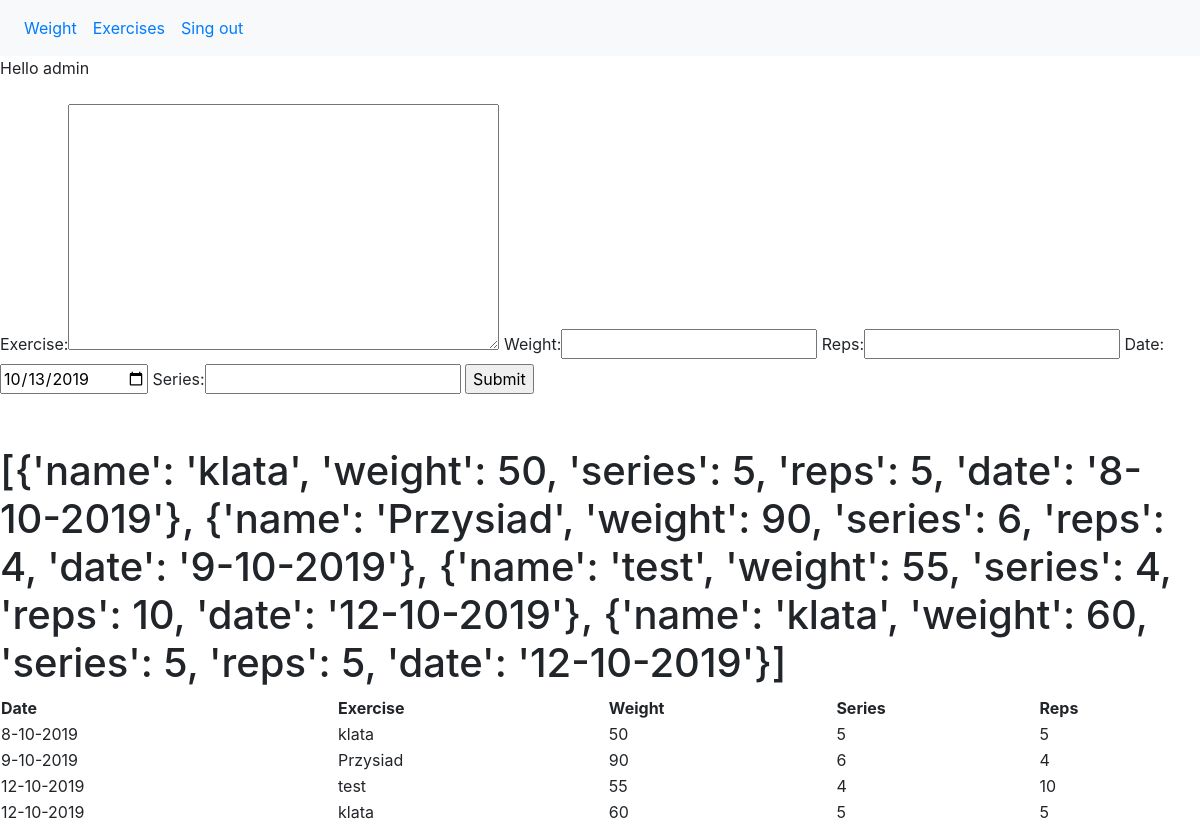
Page /exercises/ (signed in) on the committed database.
### exercises/models.py (models this page shows, shortened)
class Exercise(models.Model):
    username = models.ForeignKey(User, on_delete=models.CASCADE)
    exercise = models.TextField()
    weight = models.DecimalField(max_digits=4, decimal_places=1, validators=[MinValueValidator(0)])
    series = models.DecimalField(max_digits=4, decimal_places=1, validators=[MinValueValidator(0)])
    reps = models.DecimalField(max_digits=4, decimal_places=1, validators=[MinValueValidator(0)])
    date = models.DateField(default=date.today)

### exercises/views.py (the view, shortened to what this page needs)
# urls.py: path('', views.add_exercise, name='add_exercise'),
def add_exercise(request):
    instance = Exercise(username=request.user, date=timezone.now())
    form = ExerciseForm(data=request.POST, instance=instance)
    return render(request, 'exercises/exercises.html', display_exercises(request))

### exercises/forms.py
class ExerciseForm(forms.ModelForm):
    class Meta:
        model = Exercise
        widgets = {'date': DateInput()}
        fields = {'exercise', 'weight', 'series', 'reps', 'date'}

### exercises/views.py (called while the page is built)
def display_exercises(request):  # return a dictionary containing every user's exercise
    form = ExerciseForm()
    exercises = Exercise.objects.filter(username=request.user)
    exercises_list = []
    for exercise in exercises:
        exercises_list.append({"name": exercise.exercise, "weight": int(exercise.weight),
                               "series": int(exercise.series), "reps": int(exercise.reps),
                               "date": str(exercise.date.day) + "-" + str(exercise.date.month)
                                + "-" + str(exercise.date.year)})
    args = {'form': form, 'exercises_list': exercises_list, 'title': 'exercises'}
    return args

### exercises/templates/exercises/exercises.html (shortened to what this page needs)
{% extends "weight/base.html" %}
{% block content %}
<body>
    <link rel="stylesheet" type="text/css" href="https://cdn.datatables.net/v/dt/dt-1.10.20/datatables.min.css"/>
    Hello {{ user.username }}
    <br><br>
    <form method="post">
        {{ form }}
        <input type="submit" value="Submit">
    </form>
    <br><br>
    <h1>{{ exercises_list }}</h1>
    <table id="exerciseTable" class="display" style="width:100%">
        <thead>
            <tr>
                <th>Date</th>
                <th>Exercise</th>
                <th>Weight</th>
                <th>Series</th>
                <th>Reps</th>
            </tr>
        </thead>
        <tbody>
            {% for exercise in exercises_list %}
            <tr>
                <td>{{ exercise.date }}</td>
                <td>{{ exercise.name }}</td>
                <td>{{ exercise.weight }}</td>
                <td>{{ exercise.series }}</td>
                <td>{{ exercise.reps }}</td>
            </tr>
            {% endfor %}
        </tbody>
    </table>
</body>
{% endblock content %}

### rows in the picture
Exercise: date "8-10-2019", name "klata", weight "50", series "5", reps "5"
Exercise: date "9-10-2019", name "Przysiad", weight "90", series "6", reps "4"
Exercise: date "12-10-2019", name "test", weight "55", series "4", reps "10"
Exercise: date "12-10-2019", name "klata", weight "60", series "5", reps "5"

### other values in the picture
{{ user.username }} "admin"
